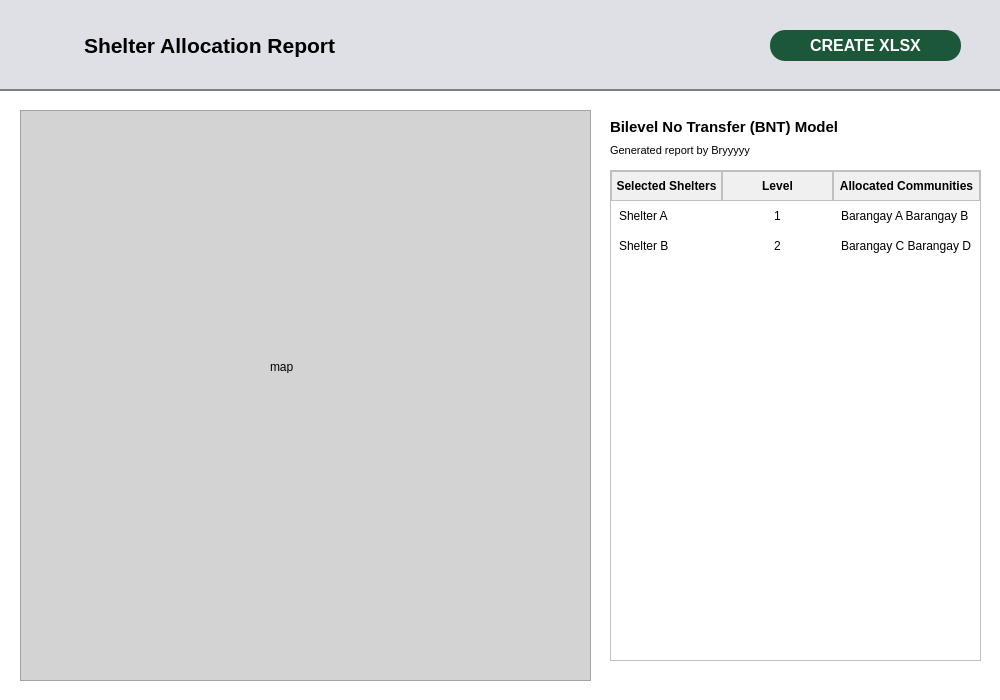
<?xml version="1.0" encoding="UTF-8"?>
<ui version="4.0">
 <class>Dialog</class>
 <widget class="QDialog" name="Dialog">
  <property name="geometry">
   <rect>
    <x>0</x>
    <y>0</y>
    <width>1000</width>
    <height>700</height>
   </rect>
  </property>
  <property name="sizePolicy">
   <sizepolicy hsizetype="Fixed" vsizetype="Fixed">
    <horstretch>0</horstretch>
    <verstretch>0</verstretch>
   </sizepolicy>
  </property>
  <property name="minimumSize">
   <size>
    <width>1000</width>
    <height>700</height>
   </size>
  </property>
  <property name="maximumSize">
   <size>
    <width>1000</width>
    <height>700</height>
   </size>
  </property>
  <property name="windowTitle">
   <string>Dialog</string>
  </property>
  <property name="styleSheet">
   <string notr="true">#Dialog {
background-color: white;
}</string>
  </property>
  <widget class="QFrame" name="headerFrame">
   <property name="geometry">
    <rect>
     <x>0</x>
     <y>0</y>
     <width>1001</width>
     <height>91</height>
    </rect>
   </property>
   <property name="sizePolicy">
    <sizepolicy hsizetype="Fixed" vsizetype="Fixed">
     <horstretch>0</horstretch>
     <verstretch>0</verstretch>
    </sizepolicy>
   </property>
   <property name="styleSheet">
    <string notr="true">#headerFrame {
    background-color: #dfe0e5;
    border: none;  /* No border */
    padding: 10px;  /* Optional, adjust the padding for spacing */
    border-bottom: 2px solid gray;  /* Thin bottom border for contrast */
    box-shadow: 0px 2px 5px rgba(0, 0, 0, 0.3);  /* Simulate shadow */
}</string>
   </property>
   <property name="frameShape">
    <enum>QFrame::StyledPanel</enum>
   </property>
   <property name="frameShadow">
    <enum>QFrame::Raised</enum>
   </property>
   <widget class="QWidget" name="horizontalLayoutWidget">
    <property name="geometry">
     <rect>
      <x>20</x>
      <y>20</y>
      <width>331</width>
      <height>51</height>
     </rect>
    </property>
    <layout class="QHBoxLayout" name="horizontalLayout">
     <item>
      <widget class="QPushButton" name="pushButton">
       <property name="sizePolicy">
        <sizepolicy hsizetype="Fixed" vsizetype="Fixed">
         <horstretch>0</horstretch>
         <verstretch>0</verstretch>
        </sizepolicy>
       </property>
       <property name="styleSheet">
        <string notr="true">QPushButton{
	background-color: none;
	border: none;
}</string>
       </property>
       <property name="text">
        <string/>
       </property>
       <property name="icon">
        <iconset resource="resources.qrc">
         <normaloff>:/ICONS/462547553_520698087383761_137860076397263527_n.png</normaloff>:/ICONS/462547553_520698087383761_137860076397263527_n.png</iconset>
       </property>
       <property name="iconSize">
        <size>
         <width>40</width>
         <height>40</height>
        </size>
       </property>
      </widget>
     </item>
     <item>
      <widget class="QLabel" name="label_4">
       <property name="sizePolicy">
        <sizepolicy hsizetype="Fixed" vsizetype="Fixed">
         <horstretch>0</horstretch>
         <verstretch>0</verstretch>
        </sizepolicy>
       </property>
       <property name="font">
        <font>
         <pointsize>16</pointsize>
         <weight>75</weight>
         <bold>true</bold>
        </font>
       </property>
       <property name="text">
        <string>Shelter Allocation Report</string>
       </property>
      </widget>
     </item>
    </layout>
   </widget>
   <widget class="QPushButton" name="pushButton_2">
    <property name="geometry">
     <rect>
      <x>770</x>
      <y>30</y>
      <width>191</width>
      <height>31</height>
     </rect>
    </property>
    <property name="sizePolicy">
     <sizepolicy hsizetype="Fixed" vsizetype="Fixed">
      <horstretch>0</horstretch>
      <verstretch>0</verstretch>
     </sizepolicy>
    </property>
    <property name="font">
     <font>
      <pointsize>-1</pointsize>
      <weight>75</weight>
      <bold>true</bold>
     </font>
    </property>
    <property name="styleSheet">
     <string notr="true">QPushButton {
    background-color: #1C5739;
    color: white;
    padding: 5px;
    border: none;
    border-radius: 15px;
	font-size:16px;
	font-weight:bold;
}

QPushButton:hover {
    background-color: #25754c;
}

QPushButton:pressed {
    background-color: #1C5739;
}
</string>
    </property>
    <property name="text">
     <string>CREATE XLSX</string>
    </property>
   </widget>
  </widget>
  <widget class="QFrame" name="frame_2">
   <property name="geometry">
    <rect>
     <x>20</x>
     <y>110</y>
     <width>571</width>
     <height>571</height>
    </rect>
   </property>
   <property name="sizePolicy">
    <sizepolicy hsizetype="Fixed" vsizetype="Fixed">
     <horstretch>0</horstretch>
     <verstretch>0</verstretch>
    </sizepolicy>
   </property>
   <property name="styleSheet">
    <string notr="true">background-color: lightgrey;</string>
   </property>
   <property name="frameShape">
    <enum>QFrame::StyledPanel</enum>
   </property>
   <property name="frameShadow">
    <enum>QFrame::Raised</enum>
   </property>
   <widget class="QLabel" name="label_3">
    <property name="geometry">
     <rect>
      <x>250</x>
      <y>250</y>
      <width>47</width>
      <height>13</height>
     </rect>
    </property>
    <property name="text">
     <string>map</string>
    </property>
   </widget>
  </widget>
  <widget class="QWidget" name="verticalLayoutWidget">
   <property name="geometry">
    <rect>
     <x>610</x>
     <y>118</y>
     <width>371</width>
     <height>41</height>
    </rect>
   </property>
   <layout class="QVBoxLayout" name="verticalLayout">
    <item>
     <widget class="QLabel" name="label">
      <property name="font">
       <font>
        <pointsize>11</pointsize>
        <weight>75</weight>
        <bold>true</bold>
       </font>
      </property>
      <property name="text">
       <string>Bilevel No Transfer (BNT) Model</string>
      </property>
     </widget>
    </item>
    <item>
     <widget class="QLabel" name="label_2">
      <property name="font">
       <font>
        <pointsize>8</pointsize>
       </font>
      </property>
      <property name="text">
       <string>Generated report by Bryyyyy</string>
      </property>
     </widget>
    </item>
   </layout>
  </widget>
  <widget class="QTableWidget" name="tableWidget_2">
   <property name="geometry">
    <rect>
     <x>610</x>
     <y>170</y>
     <width>371</width>
     <height>491</height>
    </rect>
   </property>
   <property name="autoFillBackground">
    <bool>false</bool>
   </property>
   <property name="styleSheet">
    <string notr="true">QHeaderView::section {
    font-weight: bold;
    background-color: #F0F0F0;
    color: black;            
    padding: 5px;              
    border: 1px solid #C0C0C0;
}

QTableWidget {
    background-color: transparent;
    gridline-color: #C0C0C0;
    border: 1px solid #C0C0C0;
}

QTableWidget::item {
	background-color: white;
    padding: 5px;
}</string>
   </property>
   <property name="showGrid">
    <bool>false</bool>
   </property>
   <property name="rowCount">
    <number>2</number>
   </property>
   <property name="columnCount">
    <number>3</number>
   </property>
   <attribute name="horizontalHeaderDefaultSectionSize">
    <number>111</number>
   </attribute>
   <attribute name="horizontalHeaderStretchLastSection">
    <bool>true</bool>
   </attribute>
   <attribute name="verticalHeaderVisible">
    <bool>false</bool>
   </attribute>
   <row/>
   <row/>
   <column>
    <property name="text">
     <string>Selected Shelters</string>
    </property>
   </column>
   <column>
    <property name="text">
     <string>Level</string>
    </property>
   </column>
   <column>
    <property name="text">
     <string>Allocated Communities</string>
    </property>
   </column>
   <item row="0" column="0">
    <property name="text">
     <string>Shelter A</string>
    </property>
   </item>
   <item row="0" column="1">
    <property name="text">
     <string>1</string>
    </property>
    <property name="textAlignment">
     <set>AlignCenter</set>
    </property>
   </item>
   <item row="0" column="2">
    <property name="text">
     <string>Barangay A Barangay B</string>
    </property>
   </item>
   <item row="1" column="0">
    <property name="text">
     <string>Shelter B</string>
    </property>
   </item>
   <item row="1" column="1">
    <property name="text">
     <string>2</string>
    </property>
    <property name="textAlignment">
     <set>AlignCenter</set>
    </property>
   </item>
   <item row="1" column="2">
    <property name="text">
     <string>Barangay C Barangay D</string>
    </property>
   </item>
  </widget>
 </widget>
 <resources>
  <include location="resources.qrc"/>
 </resources>
 <connections/>
</ui>
